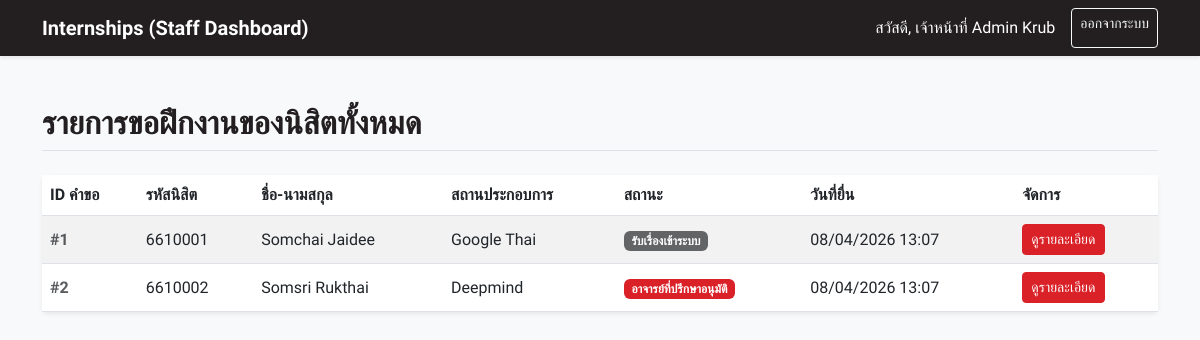
The app's page /staff_dashboard.php (signed in), older data.
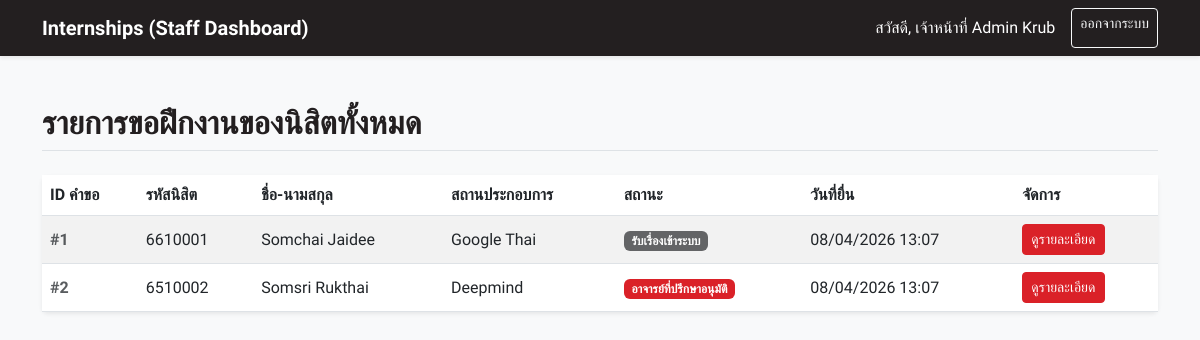
The same page, newer data.
### tables this page shows
CREATE TABLE `internship_requests` (
  `id` int(11) NOT NULL AUTO_INCREMENT,
  `student_id` int(11) NOT NULL,
  `program_type` varchar(50) NOT NULL,
  `major` varchar(100) NOT NULL,
  `student_phone` varchar(20) NOT NULL,
  `student_email` varchar(100) NOT NULL,
  `internship_type` enum('course','experience') NOT NULL,
  `course_code` varchar(20) DEFAULT NULL,
  `course_name` varchar(100) DEFAULT NULL,
  `location_type` enum('domestic','international') NOT NULL,
  `country` varchar(100) DEFAULT NULL,
  `doc_language` enum('thai','english') NOT NULL,
  `doc_type` enum('consideration','consideration_and_referral') NOT NULL,
  `company_name` varchar(255) NOT NULL,
  `position` varchar(255) NOT NULL,
  `coordinator_name` varchar(100) NOT NULL,
  `agency_phone` varchar(20) NOT NULL,
  `agency_email` varchar(100) NOT NULL,
  `start_date` date NOT NULL,
  `end_date` date NOT NULL,
  `semester` varchar(10) NOT NULL,
  `academic_year` varchar(10) NOT NULL,
  `attempt_number` int(11) NOT NULL DEFAULT 1,
  `previous_agency` varchar(255) DEFAULT NULL,
  `reason_for_change` text DEFAULT NULL,
  `status` int(11) NOT NULL DEFAULT 1 COMMENT '1: Received, 2: Advisor Approved, 3: Letter Issued, 4: Finished, 9: Canceled',
  `created_at` timestamp NOT NULL DEFAULT CURRENT_TIMESTAMP,
  PRIMARY KEY (`id`),
  FOREIGN KEY (`student_id`) REFERENCES `users`(`id`) ON DELETE CASCADE
);

CREATE TABLE `users` (
  `id` int(11) NOT NULL AUTO_INCREMENT,
  `username` varchar(50) NOT NULL UNIQUE,
  `password` varchar(255) NOT NULL,
  `role` enum('student','staff','teacher') NOT NULL,
  `first_name` varchar(100) NOT NULL,
  `last_name` varchar(100) NOT NULL,
  `title` varchar(50) DEFAULT NULL,
  `year_level` int(11) DEFAULT NULL,
  `profile_image` varchar(255) DEFAULT NULL,
  `education` text DEFAULT NULL,
  PRIMARY KEY (`id`)
);

### staff_dashboard.php (the view, shortened to what this page needs)
<?php
include 'config.php';
$sql = "SELECT ir.*, u.first_name, u.last_name, u.username as student_id_code
        FROM internship_requests ir
        JOIN users u ON ir.student_id = u.id
        ORDER BY ir.created_at DESC";
$result = $conn->query($sql);
?>
<!DOCTYPE html>
<html lang="th">
<head>
    <link href="https://cdn.jsdelivr.net/npm/bootstrap@5.3.0/dist/css/bootstrap.min.css" rel="stylesheet">
    <link rel="stylesheet" href="swu-theme.css">
</head>
<body>
<nav class="navbar navbar-expand-lg navbar-dark bg-dark shadow-sm">
  <div class="container">
    <a class="navbar-brand fw-bold" href="#">Internships (Staff Dashboard)</a>
    <div class="d-flex">
        <span class="navbar-text text-white me-3">สวัสดี, เจ้าหน้าที่ <?= $_SESSION['name'] ?></span>
        <a href="logout.php" class="btn btn-outline-light btn-sm">ออกจากระบบ</a>
    </div>
  </div>
</nav>
<div class="container mt-5">
    <h2 class="mb-4 text-dark fw-bold border-bottom pb-2">รายการขอฝึกงานของนิสิตทั้งหมด</h2>
    <div class="card shadow-sm border-0">
        <div class="card-body p-0">
            <div class="table-responsive">
                <table class="table table-hover table-striped mb-0 align-middle">
                    <thead class="bg-light">
                        <tr>
                            <th>ID คำขอ</th>
                            <th>รหัสนิสิต</th>
                            <th>ชื่อ-นามสกุล</th>
                            <th>สถานประกอบการ</th>
                            <th>สถานะ</th>
                            <th>วันที่ยื่น</th>
                            <th>จัดการ</th>
                        </tr>
                    </thead>
                    <tbody>
                        <?php if($result->num_rows > 0): ?>
                            <?php while($row = $result->fetch_assoc()): ?>
                                <tr>
                                    <td class="fw-bold text-muted">#<?= $row['id'] ?></td>
                                    <td><?= htmlspecialchars($row['student_id_code']) ?></td>
                                    <td><?= htmlspecialchars($row['first_name'] . ' ' . $row['last_name']) ?></td>
                                    <td><?= htmlspecialchars($row['company_name']) ?></td>
                                    <td><?= getStatusLabel($row['status']) ?></td>
                                    <td><?= date('d/m/Y H:i', strtotime($row['created_at'])) ?></td>
                                    <td>
                                        <a href="staff_view.php?id=<?= $row['id'] ?>" class="btn btn-sm btn-primary">ดูรายละเอียด</a>
                                    </td>
                                </tr>
                            <?php endwhile; ?>
                        <?php else: ?>
                            <tr>
                                <td colspan="7" class="text-center py-4 text-muted">ยังไม่มีรายการคำขอ</td>
                            </tr>
                        <?php endif; ?>
                    </tbody>
                </table>
            </div>
        </div>
    </div>
</div>
</body>
</html>

### config.php (shortened to what this page needs)
<?php
function getStatusLabel($status_code) {
    switch ($status_code) {
        case 1: return '<span class="badge bg-secondary">รับเรื่องเข้าระบบ</span>';
        case 2: return '<span class="badge bg-primary">อาจารย์ที่ปรึกษาอนุมัติ</span>';
    }
}
?>

Row changes from the older to the newer data that the page shows:
changed through a linked row, internship_requests "Deepmind": student.username "6610002" → "6510002"
